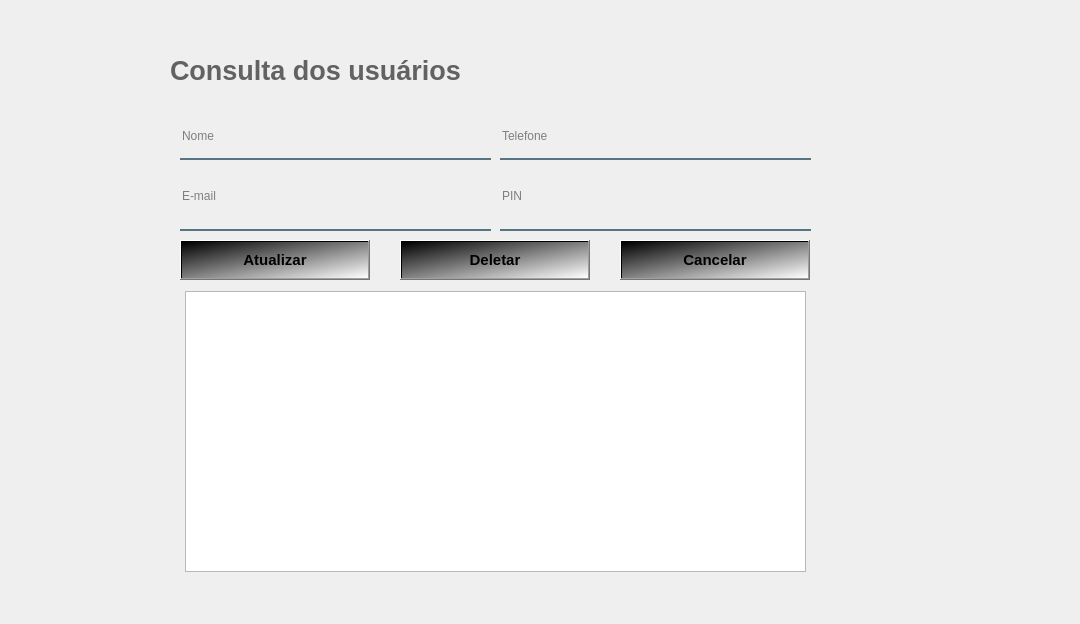
<?xml version="1.0" encoding="UTF-8"?>
<ui version="4.0">
 <class>MainWindow</class>
 <widget class="QMainWindow" name="MainWindow">
  <property name="geometry">
   <rect>
    <x>0</x>
    <y>0</y>
    <width>1080</width>
    <height>624</height>
   </rect>
  </property>
  <property name="windowTitle">
   <string>MainWindow</string>
  </property>
  <property name="styleSheet">
   <string notr="true">background-color: rgb(255, 255, 255);

QMenuBar::hover {
    background-color: black;
    color: black;
}


QMenuBar#QMenuBar:hover {
color: rgb(0, 0, 0);
}

</string>
  </property>
  <widget class="QWidget" name="centralwidget">
   <widget class="QWidget" name="widget" native="true">
    <property name="enabled">
     <bool>true</bool>
    </property>
    <property name="geometry">
     <rect>
      <x>60</x>
      <y>20</y>
      <width>941</width>
      <height>561</height>
     </rect>
    </property>
    <property name="mouseTracking">
     <bool>true</bool>
    </property>
    <property name="focusPolicy">
     <enum>Qt::NoFocus</enum>
    </property>
    <property name="autoFillBackground">
     <bool>false</bool>
    </property>
    <property name="styleSheet">
     <string notr="true">

QPushButton#pushButton{
background-color: qlineargradient(spread:pad, x1:0, y1:0.505682, x2:1, y2:0.477, stop:0 rgba(236, 141, 26, 219), stop: 1 rgba(160, 96, 18, 180));
color:rgba(255,255,255,210);
border-radius:5px;
}

QPushButton#pushButton_2, #pushButton_3, #pushButton_4, #pushButton_5{
background-color: rgba(0,0,0,0);
color: rgba(85,98,112,255);
}


QPushButton#pushButton_2:hover,#pushButton_3:hover, #pushButton_4:hover, #pushButton_5:hover {
color: rgba(131,96,53,255);
}


QPushButton#pushButton_2:pressed, #pushButton_3:pressed, #pushButton_4:pressed, #pushButton_5:pressed{
padding-left: 5px;
padding-top:5px;
background-color:rgba(0,0,0,0);
}

QPushButton#pushButton:hover{
background-color: qlineargradient(spread:pad, x1:0, y1:0.505682, x2:1, y2:0.477, stop:0 rgba(0, 71, 135, 219), stop: 1 rgba(85, 81, 84, 226));
}

QPushButton#pushButton:pressed{
padding-left:5px;
padding-top:5px;
background-color: rgba(150, 123, 111, 255)
}
</string>
    </property>
    <widget class="QLabel" name="label_4">
     <property name="geometry">
      <rect>
       <x>110</x>
       <y>30</y>
       <width>411</width>
       <height>40</height>
      </rect>
     </property>
     <property name="font">
      <font>
       <pointsize>20</pointsize>
       <weight>75</weight>
       <bold>true</bold>
      </font>
     </property>
     <property name="styleSheet">
      <string notr="true">color:rgba(0, 0, 0, 150)</string>
     </property>
     <property name="text">
      <string>Consulta dos usuários</string>
     </property>
    </widget>
    <widget class="QLineEdit" name="lineEdit">
     <property name="geometry">
      <rect>
       <x>120</x>
       <y>100</y>
       <width>311</width>
       <height>40</height>
      </rect>
     </property>
     <property name="styleSheet">
      <string notr="true">background-color: rgba(0, 0, 0, 0);
border: none;
border-bottom: 2px solid rgba(46, 82, 101, 200);
color:rgba(0,0,0,240);
padding-bottom:7px;</string>
     </property>
     <property name="placeholderText">
      <string>Nome</string>
     </property>
    </widget>
    <widget class="QLineEdit" name="lineEdit_3">
     <property name="geometry">
      <rect>
       <x>440</x>
       <y>100</y>
       <width>311</width>
       <height>40</height>
      </rect>
     </property>
     <property name="styleSheet">
      <string notr="true">background-color: rgba(0, 0, 0, 0);
border: none;
border-bottom: 2px solid rgba(46, 82, 101, 200);
color:rgba(0,0,0,240);
padding-bottom:7px;</string>
     </property>
     <property name="echoMode">
      <enum>QLineEdit::Normal</enum>
     </property>
     <property name="placeholderText">
      <string>Telefone</string>
     </property>
    </widget>
    <widget class="QPushButton" name="pushButton_2">
     <property name="geometry">
      <rect>
       <x>340</x>
       <y>220</y>
       <width>190</width>
       <height>40</height>
      </rect>
     </property>
     <property name="font">
      <font>
       <pointsize>11</pointsize>
       <weight>75</weight>
       <bold>true</bold>
      </font>
     </property>
     <property name="styleSheet">
      <string notr="true">
background: qlineargradient(x1: 0, y1: 0, x2: 1, y2: 1, stop: 0 #000000, stop: 0.5 #808080, stop: 1 #FFFFFF);
color: black;
</string>
     </property>
     <property name="text">
      <string>Deletar</string>
     </property>
    </widget>
    <widget class="QPushButton" name="pushButton_3">
     <property name="geometry">
      <rect>
       <x>120</x>
       <y>220</y>
       <width>190</width>
       <height>40</height>
      </rect>
     </property>
     <property name="font">
      <font>
       <pointsize>11</pointsize>
       <weight>75</weight>
       <bold>true</bold>
      </font>
     </property>
     <property name="styleSheet">
      <string notr="true">
background: qlineargradient(x1: 0, y1: 0, x2: 1, y2: 1, stop: 0 #000000, stop: 0.5 #808080, stop: 1 #FFFFFF);
color: black;
</string>
     </property>
     <property name="text">
      <string>Atualizar</string>
     </property>
    </widget>
    <widget class="QLineEdit" name="lineEdit_2">
     <property name="geometry">
      <rect>
       <x>120</x>
       <y>150</y>
       <width>311</width>
       <height>61</height>
      </rect>
     </property>
     <property name="styleSheet">
      <string notr="true">background-color: rgba(0, 0, 0, 0);
border: none;
border-bottom: 2px solid rgba(46, 82, 101, 200);
color:rgba(0,0,0,240);
padding-bottom:7px;</string>
     </property>
     <property name="placeholderText">
      <string>E-mail</string>
     </property>
    </widget>
    <widget class="QLineEdit" name="lineEdit_4">
     <property name="geometry">
      <rect>
       <x>440</x>
       <y>150</y>
       <width>311</width>
       <height>61</height>
      </rect>
     </property>
     <property name="styleSheet">
      <string notr="true">background-color: rgba(0, 0, 0, 0);
border: none;
border-bottom: 2px solid rgba(46, 82, 101, 200);
color:rgba(0,0,0,240);
padding-bottom:7px;</string>
     </property>
     <property name="placeholderText">
      <string>PIN</string>
     </property>
    </widget>
    <widget class="QPushButton" name="pushButton_4">
     <property name="geometry">
      <rect>
       <x>560</x>
       <y>220</y>
       <width>190</width>
       <height>40</height>
      </rect>
     </property>
     <property name="font">
      <font>
       <pointsize>11</pointsize>
       <weight>75</weight>
       <bold>true</bold>
      </font>
     </property>
     <property name="styleSheet">
      <string notr="true">
background: qlineargradient(x1: 0, y1: 0, x2: 1, y2: 1, stop: 0 #000000, stop: 0.5 #808080, stop: 1 #FFFFFF);
color: black;
</string>
     </property>
     <property name="text">
      <string>Cancelar</string>
     </property>
    </widget>
    <widget class="QTableWidget" name="tableWidget">
     <property name="geometry">
      <rect>
       <x>125</x>
       <y>271</y>
       <width>621</width>
       <height>281</height>
      </rect>
     </property>
    </widget>
   </widget>
  </widget>
  <action name="actionCadastrar_usu_rio">
   <property name="text">
    <string>Cadastrar usuário</string>
   </property>
  </action>
  <action name="actionEditar_Deletar">
   <property name="text">
    <string>Editar / Deletar</string>
   </property>
  </action>
  <action name="actionSair">
   <property name="text">
    <string>Sair</string>
   </property>
  </action>
  <action name="actionSobre">
   <property name="text">
    <string>Sobre</string>
   </property>
  </action>
  <action name="actionConsulta_cadastros">
   <property name="text">
    <string>Consulta cadastros</string>
   </property>
  </action>
  <action name="actionConsulta_faltas">
   <property name="text">
    <string>Consulta faltas</string>
   </property>
  </action>
  <action name="actionCadastrar_aula">
   <property name="text">
    <string>Cadastrar aula</string>
   </property>
  </action>
  <action name="actionCadastrar_mat_ria">
   <property name="text">
    <string>Cadastrar matéria</string>
   </property>
  </action>
  <action name="actionMat_ria">
   <property name="text">
    <string>Matéria</string>
   </property>
  </action>
  <action name="actionCurso">
   <property name="text">
    <string>Curso</string>
   </property>
  </action>
  <action name="actionAula">
   <property name="text">
    <string>Aula</string>
   </property>
  </action>
  <action name="actionUsu_rio">
   <property name="text">
    <string>Usuário</string>
   </property>
  </action>
  <action name="actionO_que_PIN">
   <property name="text">
    <string>O que é PIN?</string>
   </property>
  </action>
 </widget>
 <resources>
  <include location="PI_Atualização/Ui/Imagem_evento.qrc"/>
 </resources>
 <connections/>
</ui>
